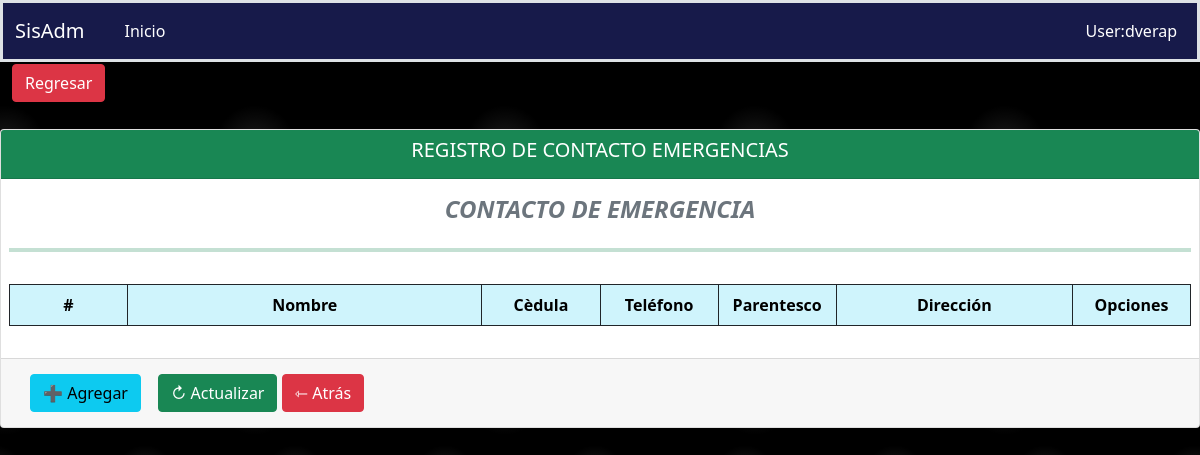
Before: /fichaPersonal/registroContactoEmergencia/4/ with the older database file.
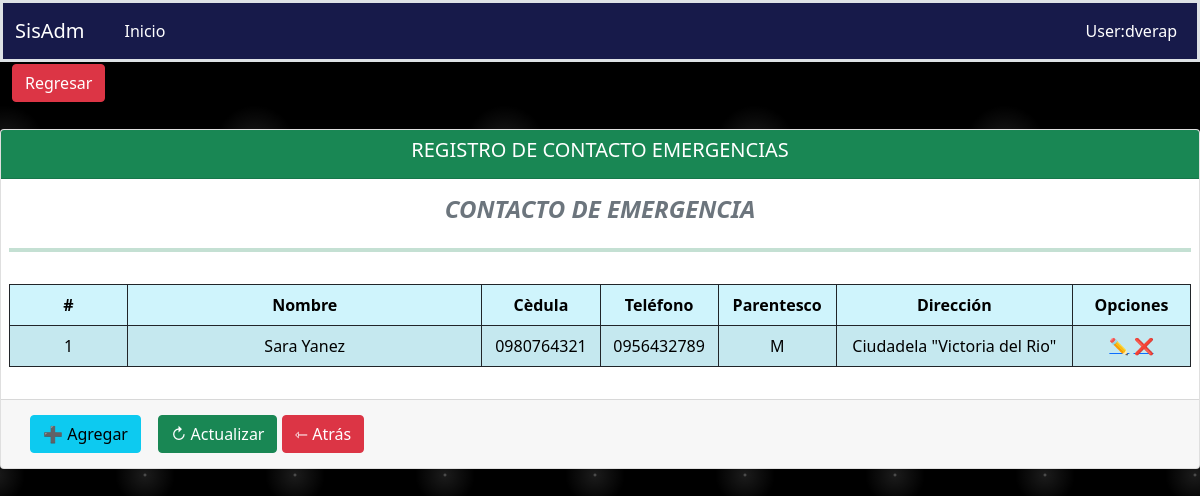
After: the same page with the newer database file.
### aplicaciones/ficha_personal/models.py (models this page shows, shortened)
class ContactoEmergencias(models.Model):
    empleado = models.ForeignKey(Empleado, on_delete=models.PROTECT,blank=True, null=True, related_name="contactos")
    nombre = models.CharField(max_length=200)
    cedula = models.CharField(max_length=10, unique=True)
    telefonos = models.CharField(max_length=50, blank=True, null=True)
    parentesco = models.CharField(max_length=2, choices=PARENTESCO, default=PARENTESCO[0][0], blank=True, null=True)
    direccion = models.TextField(blank=True, null=True, verbose_name='Dirección')
    class Meta:
        verbose_name = "ContactoEmergencia"
        verbose_name_plural = "ContactosEmergencias"
        ordering = ('id',)

### aplicaciones/ficha_personal/views/ContactoEmergencia/views.py (the view)
# urls.py: path('registroContactoEmergencia/<int:pk>/', RegistroContactoEmergenciaListView.as_view(), name='registroContactoEmergencia'),
class RegistroContactoEmergenciaListView(ListView):
    template_name = "ContactoEmergencia/registroContacto.html"
    model = ContactoEmergencias
    context_object_name = 'contactoEmergencias'
    paginate_by = 3
    def get_queryset(self):
        return self.model.objects.filter(empleado__id=self.kwargs['pk'])
    def get_context_data(self, **kwargs):
        context = super().get_context_data(**kwargs)
        context['url_anterior'] = '/fichaPersonal/contactoEmergencia'
        context['listar_url']= '/fichaPersonal/registroContactoEmergencias'
        context['crear_url'] = '/fichaPersonal/crearcontactoEmergencias/'
        context['titulo'] = 'REGISTRO DE CONTACTO EMERGENCIAS'
        context['query'] = self.request.GET.get("query") or ""
        return context

### aplicaciones/ficha_personal/templates/ContactoEmergencia/registroContacto.html
{% extends 'boton_agr_reg.html' %}
{% load static %}
{% block controls %}
    <h4 class="fw-bold fst-italic text-secondary text-center">CONTACTO DE EMERGENCIA</h4>
    <hr class="bg-success border-4 border-top border-success">
    <table class="table table-info table-striped table-bordered border-dark col-md-3">
    {% block columns %}
            <thead>
                <tr class="text-center">
                    <th scope="col" style="width: 5px;">#</th>
                    <th scope="col" style="width: 20px;">Nombre</th>
                    <th scope="col" style="width: 10%;">Cèdula</th>
                    <th scope="col" style="width: 10%;">Teléfono</th>
                    <th scope="col" style="width: 10%;">Parentesco</th>
                    <th scope="col" style="width: 20%;">Dirección</th>
                    <th scope="col" style="width: 10%;">Opciones</th>
                </tr>
            </thead>
    {% endblock %}
    {% block rows %}
        {% for contaEmer in contactoEmergencias %}
            <tbody>
            <tr class="align-middle table-info table-bordered border-dark text-center">
                <td>{{forloop.counter}}</td>
                <td>{{ contaEmer.nombre }}</td>
                <td>{{ contaEmer.cedula }}</td>
                <td>{{ contaEmer.telefonos }}</td>
                <td>{{ contaEmer.parentesco }}</td>
                <td>{{ contaEmer.direccion }}</td>
                <td class="acciones">
                    <a href="{% url 'ficha_Personal:actualizarContactoEmergencia' contaEmer.id %}">✏️</a>
                    <a href="{% url 'ficha_Personal:deleteContactoEmergencia' contaEmer.id %}">❌</a>
                </td>
            </tr>
            </tbody>
        {% endfor %}
    {% endblock %}
    </table>
{% endblock %}

Changed rows visible on the page:
added ContactoEmergencias: nombre "Sara Yanez", cedula "0980764321", telefonos "0956432789", parentesco "M", direccion "Ciudadela \"Victoria del Rio\""
